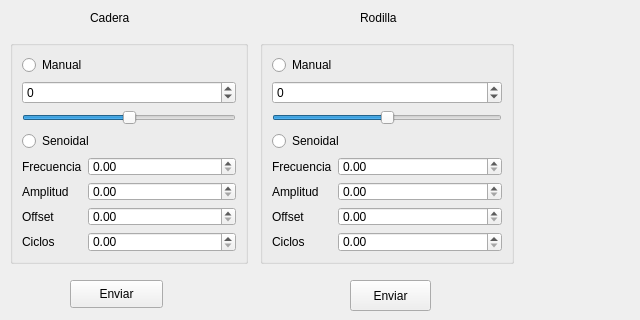
    <widget class="QWidget" name="motores">
     <attribute name="title">
      <string> Manual (position/speed)</string>
     </attribute>
     <widget class="QPushButton" name="cadera_izq_send_manual">
      <property name="geometry">
       <rect>
        <x>70</x>
        <y>280</y>
        <width>93</width>
        <height>28</height>
       </rect>
      </property>
      <property name="text">
       <string>Enviar</string>
      </property>
     </widget>
     <widget class="QGroupBox" name="rodilla_setpoint_Qbox_manual">
      <property name="geometry">
       <rect>
        <x>260</x>
        <y>40</y>
        <width>254</width>
        <height>224</height>
       </rect>
      </property>
      <layout class="QGridLayout" name="gridLayout_15">
       <item row="0" column="0">
        <layout class="QGridLayout" name="gridLayout_16">
         <item row="0" column="0">
          <widget class="QRadioButton" name="cadera_der_setpoint_manual_btn">
           <property name="text">
            <string>Manual</string>
           </property>
          </widget>
         </item>
         <item row="1" column="0">
          <layout class="QGridLayout" name="gridLayout_17">
           <item row="2" column="0">
            <widget class="QSlider" name="cadera_der_setpoint_slider_manual">
             <property name="enabled">
              <bool>true</bool>
             </property>
             <property name="minimum">
              <number>-90</number>
             </property>
             <property name="maximum">
              <number>90</number>
             </property>
             <property name="orientation">
              <enum>Qt::Horizontal</enum>
             </property>
            </widget>
           </item>
           <item row="0" column="0">
            <widget class="QSpinBox" name="cadera_der_setpoint_box_manual">
             <property name="enabled">
              <bool>true</bool>
             </property>
             <property name="minimum">
              <number>-90</number>
             </property>
             <property name="maximum">
              <number>90</number>
             </property>
            </widget>
           </item>
          </layout>
         </item>
        </layout>
       </item>
       <item row="1" column="0">
        <layout class="QGridLayout" name="gridLayout_18">
         <item row="0" column="0">
          <widget class="QRadioButton" name="cadera_der_setpoint_senoidal_btn">
           <property name="text">
            <string>Senoidal</string>
           </property>
          </widget>
         </item>
         <item row="1" column="0">
          <layout class="QFormLayout" name="formLayout_3">
           <item row="0" column="0">
            <widget class="QLabel" name="frecuenciaLabel_3">
             <property name="text">
              <string>Frecuencia</string>
             </property>
            </widget>
           </item>
           <item row="0" column="1">
            <widget class="QDoubleSpinBox" name="cadera_der_frecuencia_manual"/>
           </item>
           <item row="1" column="0">
            <widget class="QLabel" name="amplitudLabel_3">
             <property name="text">
              <string>Amplitud</string>
             </property>
            </widget>
           </item>
           <item row="1" column="1">
            <widget class="QDoubleSpinBox" name="cadera_der_amplitud_manual"/>
           </item>
           <item row="3" column="0">
            <widget class="QLabel" name="duraciNLabel_3">
             <property name="text">
              <string>Ciclos</string>
             </property>
            </widget>
           </item>
           <item row="3" column="1">
            <widget class="QDoubleSpinBox" name="cadera_der_ciclos_manual"/>
           </item>
           <item row="2" column="0">
            <widget class="QLabel" name="amplitudLabel_5">
             <property name="text">
              <string>Offset</string>
             </property>
            </widget>
           </item>
           <item row="2" column="1">
            <widget class="QDoubleSpinBox" name="cadera_der_offset_manual"/>
           </item>
          </layout>
         </item>
        </layout>
       </item>
      </layout>
     </widget>
     <widget class="QPushButton" name="cadera_der_send_manual">
      <property name="geometry">
       <rect>
        <x>350</x>
        <y>280</y>
        <width>81</width>
        <height>31</height>
       </rect>
      </property>
      <property name="text">
       <string>Enviar</string>
      </property>
     </widget>
     <widget class="QGroupBox" name="cadera_setpoint_Qbox_manual">
      <property name="geometry">
       <rect>
        <x>10</x>
        <y>40</y>
        <width>238</width>
        <height>224</height>
       </rect>
      </property>
      <layout class="QGridLayout" name="gridLayout_19">
       <item row="0" column="0">
        <layout class="QGridLayout" name="gridLayout_20">
         <item row="1" column="0">
          <layout class="QGridLayout" name="gridLayout_21">
           <item row="3" column="0">
            <widget class="QSlider" name="cadera_izq_setpoint_slider_manual">
             <property name="enabled">
              <bool>true</bool>
             </property>
             <property name="minimum">
              <number>-90</number>
             </property>
             <property name="maximum">
              <number>90</number>
             </property>
             <property name="orientation">
              <enum>Qt::Horizontal</enum>
             </property>
            </widget>
           </item>
           <item row="1" column="0">
            <widget class="QSpinBox" name="cadera_izq_setpoint_box_manual">
             <property name="enabled">
              <bool>true</bool>
             </property>
             <property name="minimum">
              <number>-90</number>
             </property>
             <property name="maximum">
              <number>90</number>
             </property>
            </widget>
           </item>
           <item row="0" column="0">
            <widget class="QRadioButton" name="cadera_izq_setpoint_manual_btn">
             <property name="text">
              <string>Manual</string>
             </property>
            </widget>
           </item>
          </layout>
         </item>
        </layout>
       </item>
       <item row="1" column="0">
        <layout class="QGridLayout" name="gridLayout_22">
         <item row="0" column="0">
          <widget class="QRadioButton" name="cadera_setpoint_senoidal_btn">
           <property name="text">
            <string>Senoidal</string>
           </property>
          </widget>
         </item>
         <item row="1" column="0">
          <layout class="QFormLayout" name="formLayout_4">
           <item row="0" column="0">
            <widget class="QLabel" name="frecuenciaLabel_4">
             <property name="text">
              <string>Frecuencia</string>
             </property>
            </widget>
           </item>
           <item row="0" column="1">
            <widget class="QDoubleSpinBox" name="cadera_izq_frecuencia_manual"/>
           </item>
           <item row="1" column="0">
            <widget class="QLabel" name="amplitudLabel_4">
             <property name="text">
              <string>Amplitud</string>
             </property>
            </widget>
           </item>
           <item row="1" column="1">
            <widget class="QDoubleSpinBox" name="cadera_izq_amplitud_manual"/>
           </item>
           <item row="3" column="0">
            <widget class="QLabel" name="duraciNLabel_4">
             <property name="text">
              <string>Ciclos</string>
             </property>
            </widget>
           </item>
           <item row="3" column="1">
            <widget class="QDoubleSpinBox" name="cadera_ciclos_manual"/>
           </item>
           <item row="2" column="0">
            <widget class="QLabel" name="amplitudLabel_6">
             <property name="text">
              <string>Offset</string>
             </property>
            </widget>
           </item>
           <item row="2" column="1">
            <widget class="QDoubleSpinBox" name="cadera_izq_offset_manual"/>
           </item>
          </layout>
         </item>
        </layout>
       </item>
      </layout>
     </widget>
     <widget class="QLabel" name="label_22">
      <property name="geometry">
       <rect>
        <x>90</x>
        <y>10</y>
        <width>55</width>
        <height>16</height>
       </rect>
      </property>
      <property name="text">
       <string>Cadera</string>
      </property>
     </widget>
     <widget class="QLabel" name="label_23">
      <property name="geometry">
       <rect>
        <x>360</x>
        <y>10</y>
        <width>55</width>
        <height>16</height>
       </rect>
      </property>
      <property name="text">
       <string>Rodilla</string>
      </property>
     </widget>
     <widget class="QLabel" name="label_25">
      <property name="geometry">
       <rect>
        <x>530</x>
        <y>60</y>
        <width>101</width>
        <height>141</height>
       </rect>
      </property>
      <property name="text">
       <string/>
      </property>
      <property name="pixmap">
       <pixmap>../../../../../../../../../../Downloads/pierna.jpg</pixmap>
      </property>
      <property name="scaledContents">
       <bool>true</bool>
      </property>
     </widget>
    </widget>
